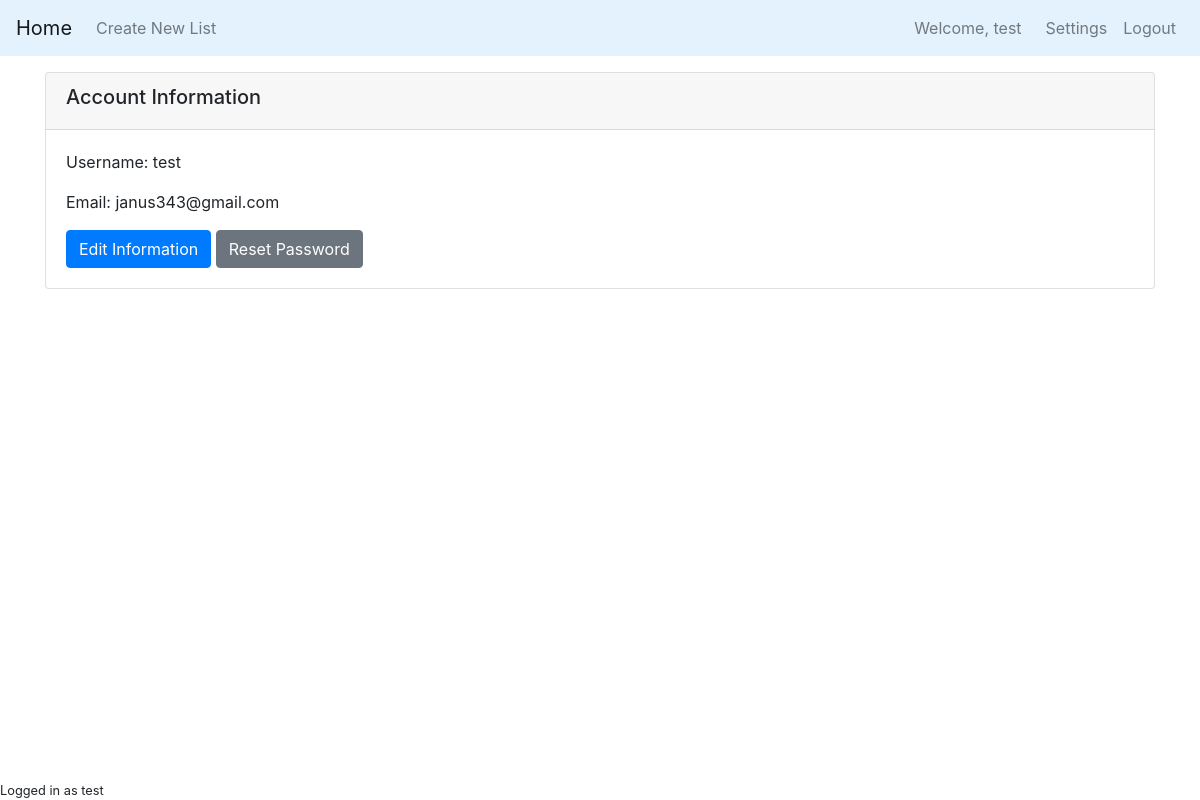
The app's page /settings (signed in) with its own data.
### grocerylistapp/models.py (models this page shows, shortened)
class User(db.Model, UserMixin):
    id = db.Column(db.Integer, primary_key=True)
    username = db.Column(db.String(20), unique=True, nullable=False)
    email = db.Column(db.String(120), unique=True, nullable=False)
    email_validated = db.Column(db.Boolean, default=False)
    password = db.Column(db.String(60), nullable=False)
    temporary = db.Column(db.Boolean, default=False)  # determines if user account is temporary (for guest users)
    checklists = db.relationship('CompiledList', backref='user', lazy=True)  # the user's grocery lists

### grocerylistapp/account/routes.py (the view, shortened to what this page needs)
@account.route('/settings', methods=['GET', 'POST'])
def settings():
    edit_form = EditForm(prefix='edit-info')
    password_form = ChangePasswordForm(prefix='change-password')
    edit_form.username.data = current_user.username
    edit_form.email.data = current_user.email
    return render_template('settings.html', edit_form=edit_form, password_form=password_form)

### grocerylistapp/models.py (called while the page is built)
@login_manager.user_loader
def load_user(user_id):
    print(user_id)
    return User.query.get(user_id)

### grocerylistapp/templates/settings.html (shortened to what this page needs)
{% extends 'layout.html' %}
{% block content %}
<div class="card mt-3">
    <div class="card-header">
        <h5>Account Information</h5>
    </div>
    <div class="card-body">
        <p>Username: {{current_user.username}}</p>
        <p>Email: {{current_user.email }}</p>
        <button data-toggle="modal" data-target="#editInfoModal" class="btn btn-primary">Edit Information</button>
        <button data-toggle="modal" data-target='#changePasswordModal' class="btn btn-secondary">Reset Password</button>
    </div>
</div>
{% endblock content %}

### grocerylistapp/templates/layout.html (shortened to what this page needs)
<!DOCTYPE html>
<html lang="en">
<head>
    <link rel="stylesheet" href="https://stackpath.bootstrapcdn.com/bootstrap/4.4.1/css/bootstrap.min.css">
    <link rel="stylesheet" href="{{url_for('static', filename='main.css')}}">
</head>
<body>
<nav class="navbar navbar-light navbar-expand-sm" style="background-color: #e3f2fd;">
    <a class="navbar-brand" href="{{ url_for('main.home') }}">Home</a>
        <div class="collapse navbar-collapse" id="myNavbar">
            <ul class="nav navbar-nav">
                {% if current_user.is_authenticated %}
                    {% if not current_user.temporary %}
                        <li class="nav-item"><a class="nav-link" href="{{ url_for('checklist.create_list_page') }}">Create New List</a></li>
                    {% else %}
                        <li class="nav-item"><a class="nav-link" href="{{ url_for('checklist.compiled_list', hex_name=grocery_lists[0].hex_name) }}">Your List</a></li>
                    {% endif %}
            </ul>
                <ul class="navbar-nav ml-auto">
                    <li class="nav-item navbar-text mr-3">Welcome, {{current_user.username if not current_user.temporary else "Guest"}}</li>
                    {% if current_user.temporary %}
                        <li class="nav-item"><a class="nav-link" href="{{ url_for('account.register') }}">Register Account</a></li>
                    {% else %}
                        <li class="nav-item"><a class="nav-link" href="{{ url_for('account.settings') }}">Settings</a></li>
                        <li class="nav-item"><a class="nav-link" href="{{ url_for('account.logout') }}">Logout</a></li>
                    {% endif %}
                {% endif %}
            </ul>
        </div>
</nav>
<div class="container" role="main">
    {% block content %}{% endblock %}
    {% if current_user.is_authenticated%}
    <small class="fixed-bottom">Logged in as {{current_user.username}}</small>
    {% endif %}
</div>
</body>
</html>

### records on screen
User: temporary+username "test", username "test", email "janus343@gmail.com"
